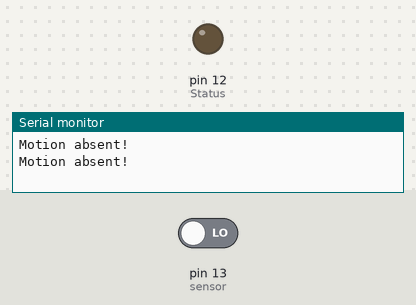
Bench run of a sketch on a simulated Arduino Uno, built with avr-gcc and run on an emulated ATmega328P. On the bench: output pins drawn as LEDs (lit = HIGH), the last lines printed to the serial monitor. Inputs (shaded band) come from the test bench; at power-on: pin 13 (sensor) LOW.

Above: at 2.8 s.
2.9 s: pin 13 (sensor) driven HIGH
At 5.2 s:
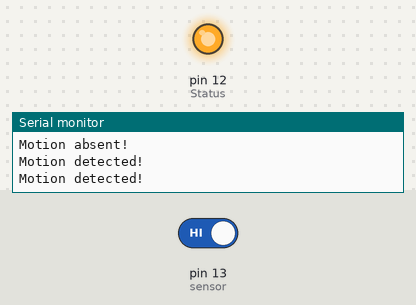
5.5 s: pin 13 (sensor) driven LOW
At 7.6 s:
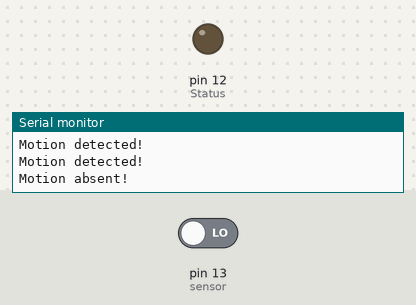
Timing chart, 0 to 9.1 s (numbered marks = the images above; inputs shaded):
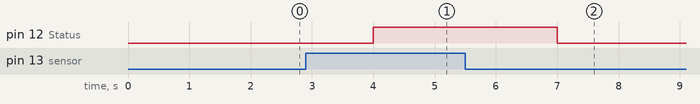

Measured:
- after the input at 2.9 s, pin 12 (Status): LOW → HIGH after 1.1 s
- after the input at 5.5 s, pin 12 (Status): HIGH → LOW after 1.5 s

The sketch:

PIR.ino
```cpp
int Status = 12;
int sensor = 13;

void setup() {
  pinMode(sensor, INPUT); // declare sensor as input
  pinMode(Status, OUTPUT);  // declare LED as output
  Serial.begin(9600);
}

void loop(){
  long state = digitalRead(sensor);
  delay(1000);
    if(state == HIGH){
      digitalWrite (Status, HIGH);
      Serial.println("Motion detected!");
    }
    else {
      digitalWrite (Status, LOW);
      Serial.println("Motion absent!");
      }
}
```
